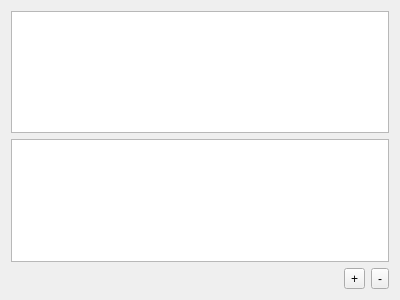
<?xml version="1.0" encoding="UTF-8"?>
<ui version="4.0">
 <class>SensorGraph</class>
 <widget class="QWidget" name="SensorGraph">
  <property name="geometry">
   <rect>
    <x>0</x>
    <y>0</y>
    <width>400</width>
    <height>300</height>
   </rect>
  </property>
  <property name="windowTitle">
   <string>SensorGraph</string>
  </property>
  <layout class="QVBoxLayout" name="verticalLayout">
   <item>
    <widget class="QChartView" name="chart"/>
   </item>
   <item>
    <widget class="QListView" name="points">
     <property name="dragEnabled">
      <bool>true</bool>
     </property>
     <property name="dragDropMode">
      <enum>QAbstractItemView::InternalMove</enum>
     </property>
     <property name="alternatingRowColors">
      <bool>true</bool>
     </property>
    </widget>
   </item>
   <item>
    <layout class="QHBoxLayout" name="horizontalLayout">
     <property name="sizeConstraint">
      <enum>QLayout::SetDefaultConstraint</enum>
     </property>
     <item>
      <spacer name="horizontalSpacer">
       <property name="orientation">
        <enum>Qt::Horizontal</enum>
       </property>
       <property name="sizeHint" stdset="0">
        <size>
         <width>40</width>
         <height>20</height>
        </size>
       </property>
      </spacer>
     </item>
     <item>
      <widget class="QToolButton" name="addPoint">
       <property name="sizePolicy">
        <sizepolicy hsizetype="Fixed" vsizetype="Fixed">
         <horstretch>0</horstretch>
         <verstretch>0</verstretch>
        </sizepolicy>
       </property>
       <property name="toolTip">
        <string>Add sensor point</string>
       </property>
       <property name="text">
        <string>+</string>
       </property>
       <property name="icon">
        <iconset theme="add"/>
       </property>
      </widget>
     </item>
     <item>
      <widget class="QToolButton" name="removePoint">
       <property name="toolTip">
        <string>Remove sensor point</string>
       </property>
       <property name="text">
        <string>-</string>
       </property>
       <property name="icon">
        <iconset theme="remove"/>
       </property>
      </widget>
     </item>
    </layout>
   </item>
  </layout>
 </widget>
 <customwidgets>
  <customwidget>
   <class>QChartView</class>
   <extends>QGraphicsView</extends>
   <header>QtCharts</header>
  </customwidget>
 </customwidgets>
 <resources/>
 <connections/>
</ui>
